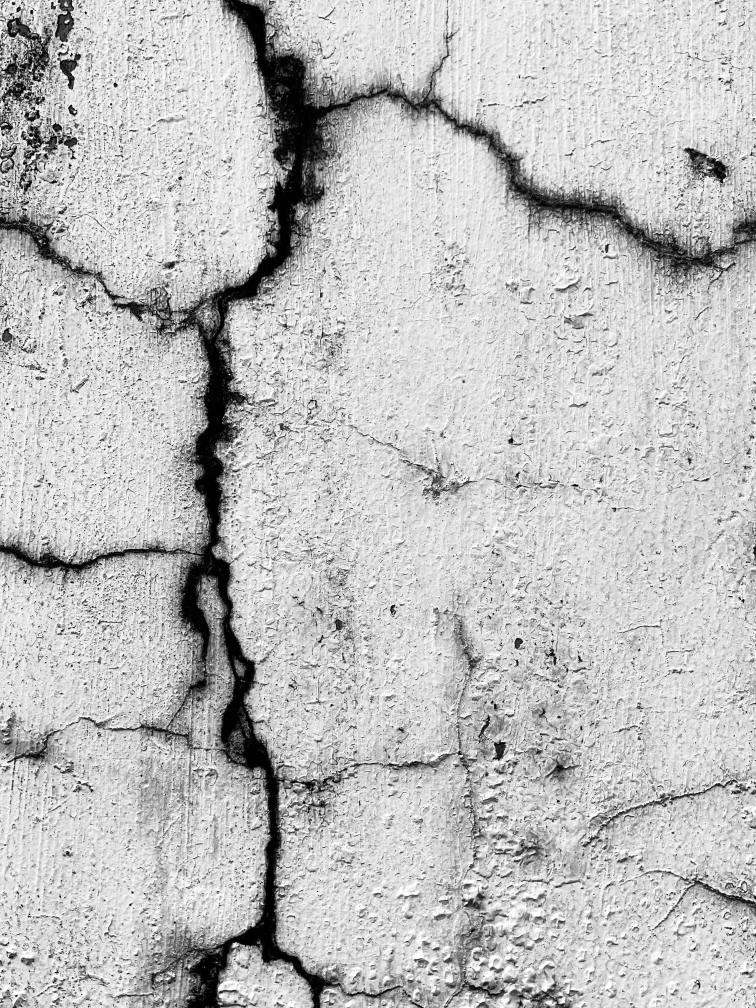
#> input picture sample/crack sample.jpg, 3024 x 4032 px (shown at 1/4 size)
$ python -i vision_engine.py   (imports and definitions only)   (older library calls are emulated)
#> lines starting #> are read from the running program, lines starting #| are printed output that depends on the picture; after the words box and inside, x2 and y2 are one past the last pixel; in counts of white or black regions, pixels touching at a corner belong together
#> further down, picture is the input picture: shape (4032, 3024, 3); min 0, max 255, mean 191.7
import cv2
import numpy as np
import time
from typing import Dict, Tuple, Any

class VisionEngine:
    def __init__(self, youngs_modulus_gpa: float = 30.0):
        self.youngs_modulus = youngs_modulus_gpa * 1e9
        self.clahe_clip_limit = 2.0
        self.clahe_tile_grid = (8, 8)
        self.canny_low = 50
        self.canny_high = 150
        self.prev_gray_small = None
        self.cached_norm_stress = None
        self.frame_counter = 0

        self.clahe = cv2.createCLAHE(
            clipLimit=self.clahe_clip_limit,
            tileGridSize=self.clahe_tile_grid
        )

        self.build_info = cv2.getBuildInformation()
        self.is_cool_accelerated = any(
            token in self.build_info for token in ["NEON", "KleidiCV", "HAL", "AArch64"]
        )

    def check_hardware_acceleration(self) -> Dict[str, Any]:
        return {
            "cool_accelerated": self.is_cool_accelerated,
            "opencv_version": cv2.__version__,
            "cpu_optimization_flags": [
                line for line in self.build_info.split("\n") if "CPU" in line or "Use" in line
            ][:5]
        }

    def update_parameters(self, clahe_clip: float, canny_low: int, canny_high: int) -> None:
        self.clahe_clip_limit = max(0.5, min(10.0, float(clahe_clip)))
        self.canny_low = max(10, min(255, int(canny_low)))
        self.canny_high = max(self.canny_low + 10, min(255, int(canny_high)))
        self.clahe = cv2.createCLAHE(
            clipLimit=self.clahe_clip_limit,
            tileGridSize=self.clahe_tile_grid
        )

    def process_frame(self, frame: np.ndarray) -> Tuple[np.ndarray, np.ndarray, Dict[str, Any]]:
        if frame is None or frame.size == 0:
            return np.array([]), np.array([]), {
                "latency_ms": 0.0, "max_stress_mpa": 0.0, "crack_density_pct": 0.0,
                "hazard_index": 0.0, "blur_score": 0.0, "contrast_score": 0.0,
                "structure_status": "NOMINAL"
            }

        start_time = time.perf_counter()
        orig_h, orig_w = frame.shape[:2]
#> orig_h = 4032; orig_w = 3024
        self.frame_counter += 1

        gray = cv2.cvtColor(frame, cv2.COLOR_BGR2GRAY)
        enhanced_gray = self.clahe.apply(gray)

        # Downscale grid to 200px width for max throughput
        target_w = 200
        scale = target_w / max(orig_w, 1)
#> scale = 0.0661
        if scale < 1.0:
            target_h = int(orig_h * scale)
#> target_h = 266
            small_enhanced = cv2.resize(enhanced_gray, (target_w, target_h), interpolation=cv2.INTER_NEAREST)
        else:
            small_enhanced = enhanced_gray
            target_h, target_w = orig_h, orig_w

        edges_small = cv2.Canny(small_enhanced, self.canny_low, self.canny_high)
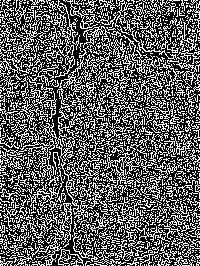
#> edges_small: shape (266, 200); 37% white in thin lines or dots
        crack_density = float(np.sum(edges_small > 0) / edges_small.size)
#> crack_density = 0.37
        edges = cv2.resize(edges_small, (orig_w, orig_h), interpolation=cv2.INTER_NEAREST) if scale < 1.0 else edges_small
#> edges: shape (4032, 3024); 37% white; 1241 white regions, largest, box (x1, y1, x2, y2) and area: (167, 1819, 1724, 3381) 318895, (469, 3078, 1271, 4032) 128815, (484, 46, 1210, 1183) 128199

        max_stress_mpa = 0.0
        has_motion = False

        # Calculate Optical Flow every 3rd frame to optimize latency
        if self.frame_counter % 3 == 0 and self.prev_gray_small is not None and self.prev_gray_small.shape == small_enhanced.shape:
            flow = cv2.calcOpticalFlowFarneback(
                self.prev_gray_small, small_enhanced, None,
                0.5, 1, 7, 1, 5, 1.1, 0
            )
            magnitude, _ = cv2.cartToPolar(flow[..., 0], flow[..., 1])
            mean_mag = float(np.mean(magnitude))

            if mean_mag > 0.05:
                has_motion = True
                strain = magnitude / (target_w * 0.01)
                stress_pa = self.youngs_modulus * strain
                max_stress_mpa = float(np.max(stress_pa) / 1e6)
                self.cached_norm_stress = np.clip((stress_pa / 1e6) / 100.0 * 255, 0, 255).astype(np.uint8)

        elif self.cached_norm_stress is not None and self.cached_norm_stress.shape == small_enhanced.shape:
            has_motion = True
            norm_stress = self.cached_norm_stress

        if not has_motion:
            gx = cv2.Sobel(small_enhanced, cv2.CV_32F, 1, 0, ksize=3)
            gy = cv2.Sobel(small_enhanced, cv2.CV_32F, 0, 1, ksize=3)
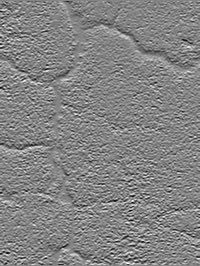
#> gy: shape (266, 200) float32; min -900, max 835, mean -1.3; drawn with min black and max white
            grad_mag = cv2.magnitude(gx, gy)

            static_stress_map = (grad_mag / 1024.0) * (1.0 + crack_density * 10.0) * 45.0
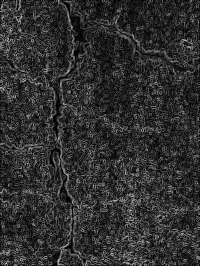
#> static_stress_map: shape (266, 200) float32; min 0, max 207.6, mean 48.3
            max_stress_mpa = float(np.max(static_stress_map))
#> max_stress_mpa = 207.6
            norm_stress = np.clip(static_stress_map / 100.0 * 255, 0, 255).astype(np.uint8)
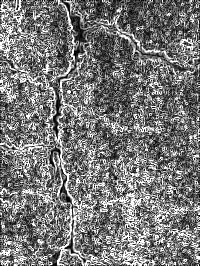
#> norm_stress: shape (266, 200); min 0, max 255, mean 119.9
        else:
            norm_stress = self.cached_norm_stress if self.cached_norm_stress is not None else np.zeros_like(small_enhanced)

        self.prev_gray_small = small_enhanced.copy()

        heatmap_small = cv2.applyColorMap(norm_stress, cv2.COLORMAP_JET)
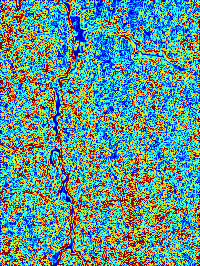
#> heatmap_small: shape (266, 200, 3); mean B, G, R 145.5, 148.4, 96
        heatmap_raw = cv2.resize(heatmap_small, (orig_w, orig_h), interpolation=cv2.INTER_NEAREST) if scale < 1.0 else heatmap_small
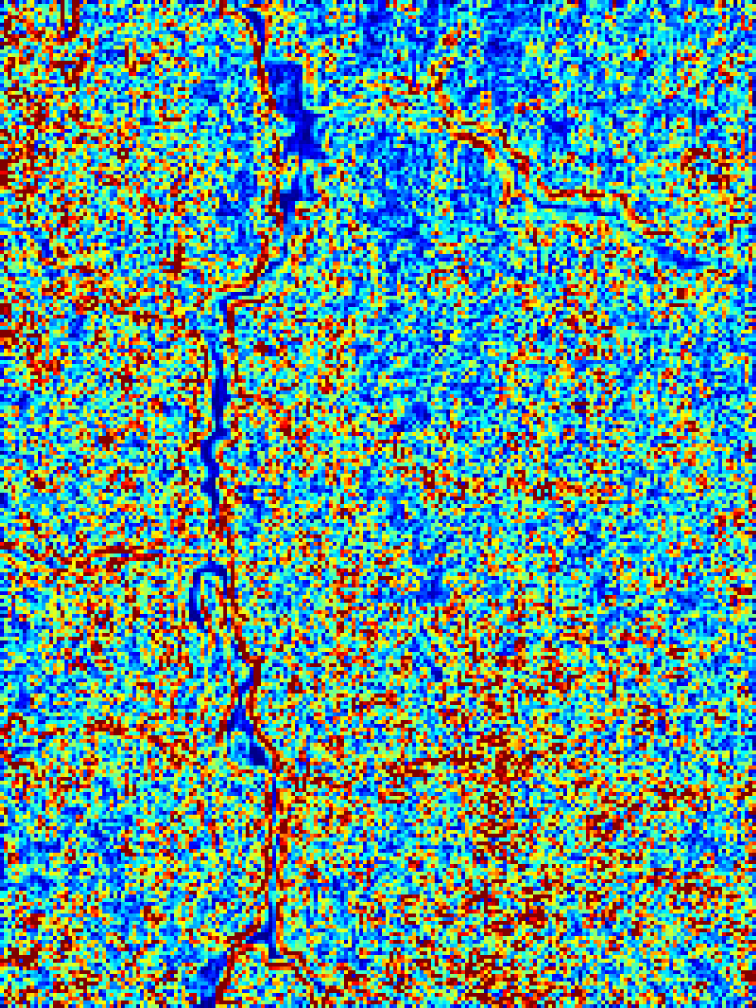
#> heatmap_raw: shape (4032, 3024, 3) (shown at 1/4 size); mean B, G, R 145.5, 148.4, 96

        base_bgr = cv2.cvtColor(enhanced_gray, cv2.COLOR_GRAY2BGR)
        stress_heatmap = cv2.addWeighted(base_bgr, 0.6, heatmap_raw, 0.4, 0)
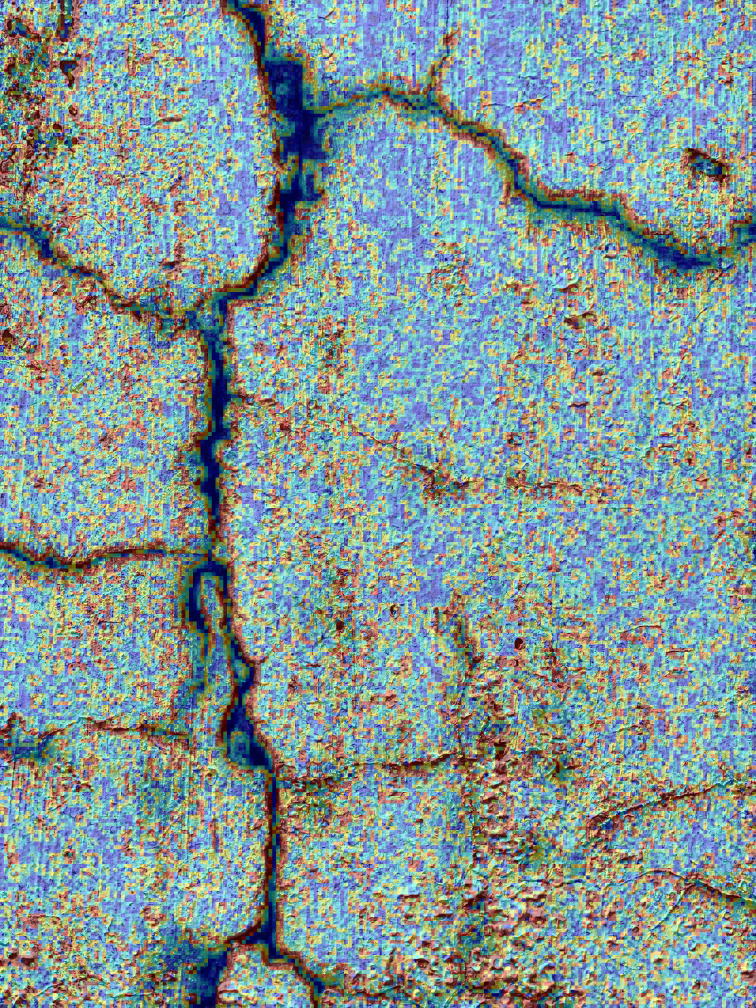
#> stress_heatmap: shape (4032, 3024, 3) (shown at 1/4 size); mean B, G, R 151.3, 152.5, 131.5

        blur_score = float(cv2.Laplacian(small_enhanced, cv2.CV_64F).var())
#> blur_score = 47700.3
        contrast_score = float(small_enhanced.std())
#> contrast_score = 65.62

        norm_stress_val = min(1.0, max_stress_mpa / 100.0)
#> norm_stress_val = 1
        shi = min(1.0, max(0.0, float((0.6 * crack_density * 5.0) + (0.4 * norm_stress_val))))
#> shi = 1

        if shi > 0.65 or max_stress_mpa > 70.0:
            structure_status = "CRITICAL"
        elif shi > 0.30 or max_stress_mpa > 35.0:
            structure_status = "ELEVATED RISK"
        else:
            structure_status = "NOMINAL"

        latency_ms = (time.perf_counter() - start_time) * 1000.0

        metrics = {
            "latency_ms": round(latency_ms, 2),
            "max_stress_mpa": round(max_stress_mpa, 2),
            "crack_density_pct": round(crack_density * 100.0, 2),
            "hazard_index": round(shi, 2),
            "blur_score": round(blur_score, 2),
            "contrast_score": round(contrast_score, 2),
            "structure_status": structure_status
        }
#> metrics = {'latency_ms': 1907.4, 'max_stress_mpa': 207.6, 'crack_density_pct': 36.98, 'hazard_index': 1, 'blur_score': 47700.3, 'contrast_score': 65.62, 'structure_status': 'CRITICAL'}

        return edges, stress_heatmap, metrics

>>> import cv2
>>> picture = cv2.imread('sample/crack sample.jpg')
>>> result = VisionEngine().process_frame(picture)
